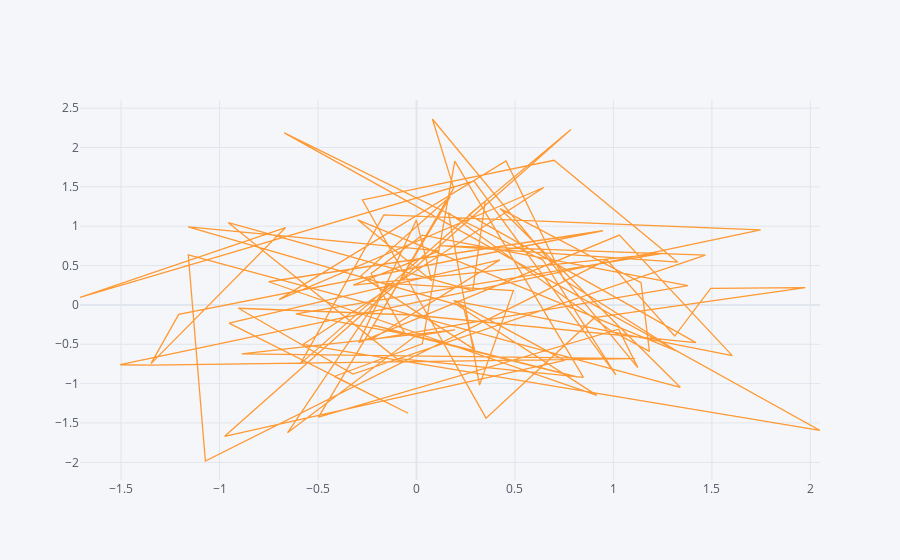

Notebook code for this chart:
### Markdown cell above
The regular matplotlib’s plot has been converted into plotly interactive image, where you can scroll on and it will actually tell you the values at that particular index point. It’s the exact same plot except now it’s interactive. We can zoom in, check out values, double-click to zoom back out.<br>
It has its own tool bar. We can save and edit the plot, download the plot as a png, pan around, zoom in, zoom out, reset the axes, choose a hoover, compare data on hoover.
You can also click in the legends on the columns you want to see.

### Code cell
## Scatter Plot

df.iplot(kind='scatter',x='A',y='B')

### Figure 1 — Plotly figure (JSON) as saved in the notebook; plotly's stock layout.template omitted (floating-point values rounded to 4 significant figures)
{"data": [{"line": {"color": "rgba(255, 153, 51, 1.0)", "dash": "solid", "shape": "linear", "width": 1.3}, "mode": "lines", "name": "B", "text": "", "type": "scatter", "x": [-0.1358, 0.8161, -0.2182, 0.1891, 0.08056, 1.124, 1.027, -0.4977, 0.1713, -0.2818, 0.2949, 0.2375, -1.159, 0.1162, -0.3211, 1.25, -0.6123, -0.05671, -0.2306, 0.02923, 1.378, 0.4114, -0.2339, 0.4236, -0.952, -0.04208, -0.4183, 0.02946, 0.1945, 0.8476, -0.1026, -0.9552, 0.2854, 0.349, -0.5898, -0.1659, 1.748, -1.505, -1.346, 1.11, -0.8873, 0.196, -0.005802, -0.655, -0.1428, 0.4919, 0.3202, 0.1623, 0.9861, 1.183, 1.14, 0.4248, 1.34, -1.159, -1.072, 0.9663, 1.311, 1.494, 1.974, 0.9038, 0.3532, -0.2747, 0.6981, 1.326, 0.1194, 1.467, -0.3227, -0.9045, -0.01961, 1.419, 0.266, 0.7843, -0.9743, 0.7519, 0.1887, 1.604, 1.03, -0.2929, -0.0005764, 0.0769, -0.2982, 1.319, 0.7499, 0.4544, -0.698, 0.6465, -0.577, 2.049, -0.6716, 0.6425, 1.013, 0.2918, -1.709, -0.6646, -1.348, -1.208, 0.9463, -0.7505, 0.9163, 0.2081], "y": [-0.3197, -0.916, -0.2585, 1.484, 2.362, -0.797, -0.309, -1.426, 1.376, 0.3692, -0.5678, -0.02049, 0.9923, 0.6871, 0.2522, 0.6543, -0.1151, -0.3706, 0.3983, 0.8856, 0.2457, -0.1672, -0.4451, 0.5727, -0.2317, -1.376, -0.9094, -0.4947, 1.828, -0.9203, -0.6792, 1.044, 0.1809, 1.317, -0.7492, 1.145, 0.9529, -0.7601, -0.7643, -0.6826, -0.6211, -0.3175, -0.396, -1.625, 0.2728, 0.1818, -1.018, 1.171, -0.3251, -0.5908, 0.2818, 1.224, -1.047, 0.6362, -1.983, 0.5723, -0.3956, 0.2101, 0.2188, -0.1619, -1.439, 1.333, 1.838, 0.5444, 0.7535, 0.6318, -0.8783, -0.04244, -0.1285, -0.4799, 1.144, 2.228, -1.67, -0.7041, 0.05395, -0.6451, 0.8865, -0.4789, 1.078, 0.3072, 1.081, -0.583, 0.3163, 1.83, 0.06765, 1.492, -0.502, -1.595, 2.186, 0.5677, -0.8883, 1.573, 0.09504, 0.9824, -0.7459, -0.1201, 0.942, 0.2943, -1.15, -0.00404]}], "layout": {"legend": {"bgcolor": "#F5F6F9", "font": {"color": "#4D5663"}}, "paper_bgcolor": "#F5F6F9", "plot_bgcolor": "#F5F6F9", "title": {"font": {"color": "#4D5663"}}, "xaxis": {"gridcolor": "#E1E5ED", "showgrid": true, "tickfont": {"color": "#4D5663"}, "title": {"font": {"color": "#4D5663"}, "text": ""}, "zerolinecolor": "#E1E5ED"}, "yaxis": {"gridcolor": "#E1E5ED", "showgrid": true, "tickfont": {"color": "#4D5663"}, "title": {"font": {"color": "#4D5663"}, "text": ""}, "zerolinecolor": "#E1E5ED"}}}
